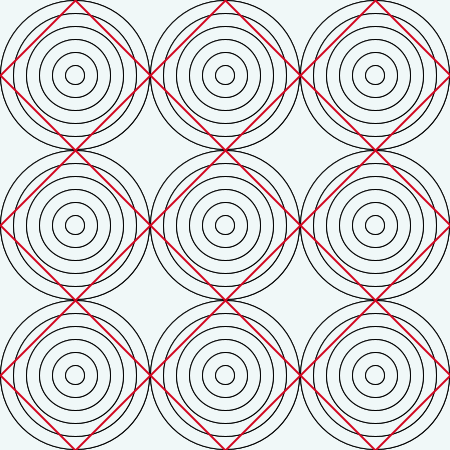
Frame 1 (no input)
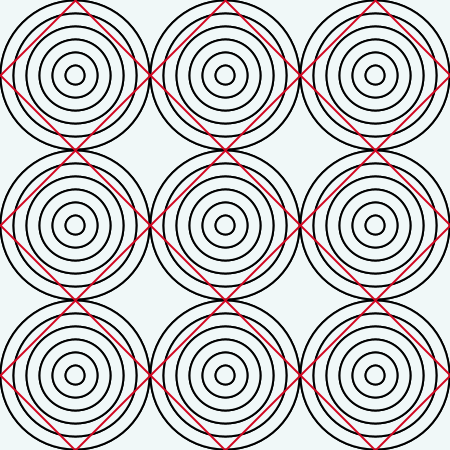
Frame 60 (the mouse pressed at the canvas centre just before this capture)
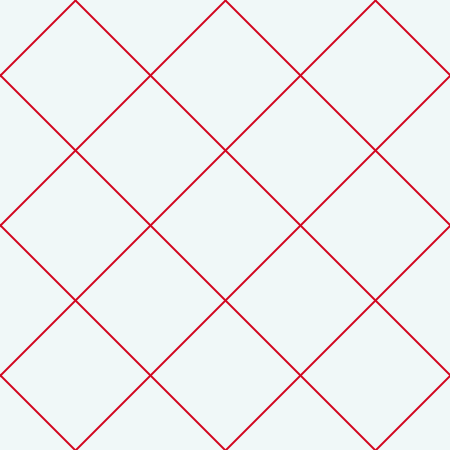
Frame 120 (the mouse held since frame 60 and released just before this capture)

The Processing sketch that drew these frames (run headless with seeded random() and noise(); from frame 60 on, the mouse is pressed at the canvas centre):

// Processing sketch: hering
// ── hering.pde
int radius=0;

void setup() {
   size(450, 450);
}

void draw() {
  background(240,248,248);
  for(int y=75;y<width;y+=150){
    for(int x=75;x<width;x+=150){
      for (int i=162; i >=13; i-=13) {
        if (i%2 == 0) {
          fill(100);
          ellipse(x, y, i-13, i-13);
        } else {
          fill(240,248,248);
          ellipse(x, y, i, i);
        }
      }
    }
  }
  for(int y=-width+75;y<width;y+=150){  
     stroke(210,6,31);
     strokeWeight(2);
     line(y,0,450,width-y);
     line(y+width,0,y,450);
     stroke(0);
   }
  
  if (mousePressed == true) {
   background(240,248,248);
   for(int y=-width+75;y<width;y+=150){  
     stroke(210,6,31);
     strokeWeight(2);
     line(y,0,450,width-y);
     line(y+width,0,y,450);
     stroke(0);
   }
 }
}
